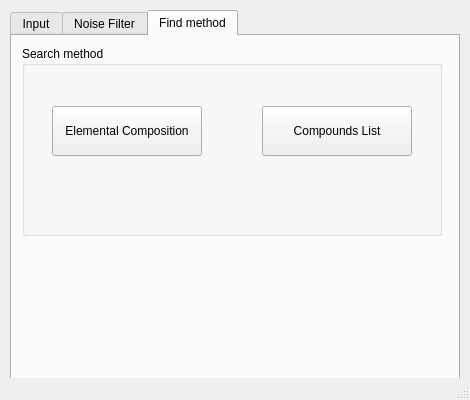
<?xml version="1.0" encoding="UTF-8"?>
<ui version="4.0">
 <class>MainWindow</class>
 <widget class="QMainWindow" name="MainWindow">
  <property name="geometry">
   <rect>
    <x>0</x>
    <y>0</y>
    <width>470</width>
    <height>400</height>
   </rect>
  </property>
  <property name="windowTitle">
   <string>MainWindow</string>
  </property>
  <widget class="QWidget" name="centralwidget">
   <widget class="QTabWidget" name="tabWidget">
    <property name="geometry">
     <rect>
      <x>10</x>
      <y>10</y>
      <width>450</width>
      <height>370</height>
     </rect>
    </property>
    <property name="currentIndex">
     <number>2</number>
    </property>
    <widget class="QWidget" name="tab_1">
     <attribute name="title">
      <string>Input</string>
     </attribute>
     <widget class="QGroupBox" name="groupBox">
      <property name="geometry">
       <rect>
        <x>10</x>
        <y>10</y>
        <width>420</width>
        <height>190</height>
       </rect>
      </property>
      <property name="title">
       <string>Open file</string>
      </property>
      <property name="flat">
       <bool>false</bool>
      </property>
      <property name="checkable">
       <bool>false</bool>
      </property>
      <widget class="QWidget" name="gridLayoutWidget">
       <property name="geometry">
        <rect>
         <x>20</x>
         <y>70</y>
         <width>381</width>
         <height>90</height>
        </rect>
       </property>
       <layout class="QGridLayout" name="files_selectro_Layout">
        <property name="bottomMargin">
         <number>0</number>
        </property>
        <property name="horizontalSpacing">
         <number>20</number>
        </property>
        <property name="verticalSpacing">
         <number>6</number>
        </property>
        <item row="0" column="2">
         <widget class="QPushButton" name="OpenSP_btn">
          <property name="text">
           <string>Open</string>
          </property>
         </widget>
        </item>
        <item row="0" column="1">
         <widget class="QLineEdit" name="SP_line"/>
        </item>
        <item row="0" column="0">
         <widget class="QLabel" name="SP_label">
          <property name="frameShape">
           <enum>QFrame::NoFrame</enum>
          </property>
          <property name="frameShadow">
           <enum>QFrame::Plain</enum>
          </property>
          <property name="text">
           <string>Spectrum Folder</string>
          </property>
          <property name="scaledContents">
           <bool>false</bool>
          </property>
          <property name="alignment">
           <set>Qt::AlignCenter</set>
          </property>
         </widget>
        </item>
       </layout>
      </widget>
      <widget class="QWidget" name="gridLayoutWidget_3">
       <property name="geometry">
        <rect>
         <x>20</x>
         <y>30</y>
         <width>381</width>
         <height>31</height>
        </rect>
       </property>
       <layout class="QGridLayout" name="gridLayout">
        <item row="0" column="2">
         <widget class="QRadioButton" name="raw_rdbtn">
          <property name="text">
           <string>*.raw</string>
          </property>
         </widget>
        </item>
        <item row="0" column="3">
         <widget class="QRadioButton" name="mzML_rdbtn">
          <property name="text">
           <string>*.mzML</string>
          </property>
         </widget>
        </item>
        <item row="0" column="1">
         <widget class="QRadioButton" name="csv_rdbtn">
          <property name="text">
           <string>*.csv</string>
          </property>
         </widget>
        </item>
        <item row="0" column="0">
         <widget class="QLabel" name="FileExtension_Label">
          <property name="frameShape">
           <enum>QFrame::NoFrame</enum>
          </property>
          <property name="frameShadow">
           <enum>QFrame::Plain</enum>
          </property>
          <property name="text">
           <string>File extension</string>
          </property>
          <property name="scaledContents">
           <bool>false</bool>
          </property>
          <property name="alignment">
           <set>Qt::AlignCenter</set>
          </property>
         </widget>
        </item>
       </layout>
      </widget>
     </widget>
     <widget class="QPushButton" name="Next1_btn">
      <property name="geometry">
       <rect>
        <x>355</x>
        <y>210</y>
        <width>75</width>
        <height>25</height>
       </rect>
      </property>
      <property name="text">
       <string>Next</string>
      </property>
     </widget>
    </widget>
    <widget class="QWidget" name="tab_2">
     <attribute name="title">
      <string>Noise Filter</string>
     </attribute>
     <widget class="QGroupBox" name="gBox_Filter">
      <property name="geometry">
       <rect>
        <x>10</x>
        <y>10</y>
        <width>420</width>
        <height>190</height>
       </rect>
      </property>
      <property name="title">
       <string>Filter</string>
      </property>
      <widget class="QCheckBox" name="EnableFilter_cbtn">
       <property name="geometry">
        <rect>
         <x>150</x>
         <y>20</y>
         <width>141</width>
         <height>20</height>
        </rect>
       </property>
       <property name="text">
        <string>Enable Filtering</string>
       </property>
      </widget>
      <widget class="QGroupBox" name="gBox_NoiseFilter">
       <property name="geometry">
        <rect>
         <x>10</x>
         <y>50</y>
         <width>401</width>
         <height>131</height>
        </rect>
       </property>
       <property name="title">
        <string/>
       </property>
       <widget class="QWidget" name="gridLayoutWidget_2">
        <property name="geometry">
         <rect>
          <x>10</x>
          <y>10</y>
          <width>381</width>
          <height>101</height>
         </rect>
        </property>
        <layout class="QGridLayout" name="gridLayout_2">
         <item row="1" column="2">
          <widget class="QSpinBox" name="BreakCount_spinbox">
           <property name="maximum">
            <number>300</number>
           </property>
           <property name="value">
            <number>200</number>
           </property>
          </widget>
         </item>
         <item row="1" column="0">
          <widget class="QLabel" name="label_2">
           <property name="text">
            <string>Break Count</string>
           </property>
          </widget>
         </item>
         <item row="0" column="2">
          <widget class="QDoubleSpinBox" name="IntensePerc_spinbox">
           <property name="maximum">
            <double>1.000000000000000</double>
           </property>
           <property name="singleStep">
            <double>0.050000000000000</double>
           </property>
           <property name="value">
            <double>0.800000000000000</double>
           </property>
          </widget>
         </item>
         <item row="0" column="0">
          <widget class="QLabel" name="label">
           <property name="text">
            <string>Max Intensity Percentile</string>
           </property>
          </widget>
         </item>
         <item row="0" column="1">
          <spacer name="horizontalSpacer">
           <property name="orientation">
            <enum>Qt::Horizontal</enum>
           </property>
           <property name="sizeType">
            <enum>QSizePolicy::Fixed</enum>
           </property>
           <property name="sizeHint" stdset="0">
            <size>
             <width>90</width>
             <height>20</height>
            </size>
           </property>
          </spacer>
         </item>
        </layout>
       </widget>
      </widget>
     </widget>
     <widget class="QPushButton" name="Next2_btn">
      <property name="geometry">
       <rect>
        <x>355</x>
        <y>210</y>
        <width>75</width>
        <height>25</height>
       </rect>
      </property>
      <property name="text">
       <string>Next</string>
      </property>
     </widget>
    </widget>
    <widget class="QWidget" name="tab_3">
     <attribute name="title">
      <string>Find method</string>
     </attribute>
     <widget class="QGroupBox" name="gBox_SearchMethod">
      <property name="geometry">
       <rect>
        <x>10</x>
        <y>10</y>
        <width>420</width>
        <height>190</height>
       </rect>
      </property>
      <property name="title">
       <string>Search method</string>
      </property>
      <property name="flat">
       <bool>false</bool>
      </property>
      <property name="checkable">
       <bool>false</bool>
      </property>
      <widget class="QPushButton" name="EC_Open_btn">
       <property name="geometry">
        <rect>
         <x>30</x>
         <y>60</y>
         <width>150</width>
         <height>50</height>
        </rect>
       </property>
       <property name="text">
        <string>Elemental Composition</string>
       </property>
      </widget>
      <widget class="QPushButton" name="DB_Open_btn">
       <property name="geometry">
        <rect>
         <x>240</x>
         <y>60</y>
         <width>150</width>
         <height>50</height>
        </rect>
       </property>
       <property name="text">
        <string>Compounds List</string>
       </property>
      </widget>
     </widget>
    </widget>
   </widget>
  </widget>
  <widget class="QStatusBar" name="statusbar"/>
 </widget>
 <resources/>
 <connections/>
</ui>
